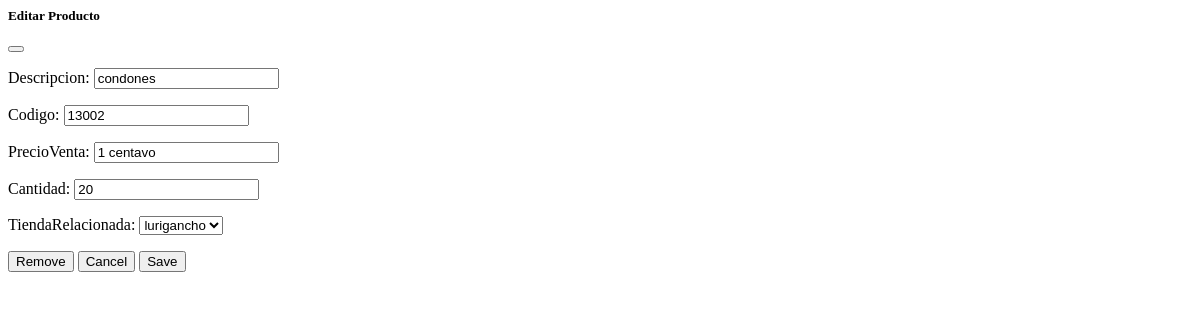
/gestionTienda/Productos/2/editar, run on an earlier commit of the app's database.
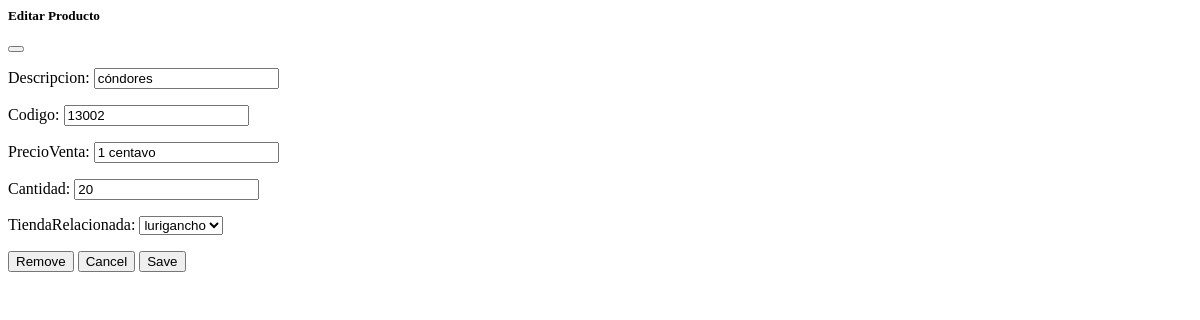
And on a later commit of the database.
### gestionTienda/models.py (models this page shows)
class Producto(models.Model):
  descripcion = models.CharField(max_length=32, blank=True, null=True)
  codigo = models.CharField(max_length=32, blank=True, null=True)
  precioVenta = models.CharField(max_length=32, blank=True, null=True)
  cantidad = models.CharField(max_length=32, blank=True, null=True)
  tiendaRelacionada = models.ForeignKey(Tienda,on_delete=models.SET_NULL,blank=True, null=True)

### gestionTienda/views.py (the view)
# urls.py: path('gestionTienda/Productos/<int:pk>/editar', views.editarProducto, name='editarProducto'),
def editarProducto(request, pk):
    producto = get_object_or_404(Producto, pk=pk)
    if request.method == "POST":
        form = ProductoForm(request.POST, instance=producto)
        if form.is_valid():
            form.save()
            return HttpResponse(
                status=204,
                headers={
                    'HX-Trigger': json.dumps({
                        'listaProductoCambio': None,
                    })
                }
            )
    else:
        form = ProductoForm(instance=producto)
    return render(request, 'productoForm.html', {
        'form': form,
        'producto': producto,
    })

### gestionTienda/forms.py
class ProductoForm(forms.ModelForm):
    class Meta:
        model = Producto
        fields = ['descripcion', 'codigo', 'precioVenta', 'cantidad', 'tiendaRelacionada']

### gestionTienda/models.py (called while the page is built)
  def __str__(self):
    return self.direccion

### gestionTienda/templates/productoForm.html (shortened to what this page needs)
<form hx-post="{{ request.path }}" hx-headers='{"X-CSRFToken":"{{ csrf_token }}"}' class="modal-content p-3">
<div class="modal-header">
    {% if producto %}
    <h5 class="modal-title">Editar Producto</h5>
    {% else %}
    <h5 class="modal-title">Crear Producto</h5>
    {% endif %}
    <button type="button" class="btn-close" data-bs-dismiss="modal" aria-label="Close"></button>
</div>
{{ form.as_p }}
<div class="modal-footer">
    {% if producto %}
    <button type="button" class="btn btn-danger" hx-post="{% url 'gestionTienda:eliminarProducto' pk=producto.pk %}">
    Remove
    </button>
    {% endif %}
    <button type="button" class="btn btn-secondary" data-bs-dismiss="modal">
    Cancel
    </button>
    <button type="submit" class="btn btn-primary">
    Save
    </button>
</div>
</form>

What changed in the data, as far as the page shows it:
changed Producto "1 centavo": descripcion "condones" → "cóndores"
